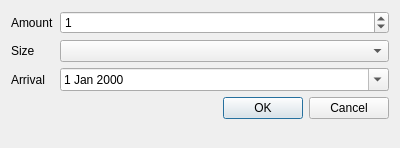
<?xml version="1.0" encoding="UTF-8"?>
<ui version="4.0">
 <class>AddSubProductDialog</class>
 <widget class="QDialog" name="AddSubProductDialog">
  <property name="geometry">
   <rect>
    <x>0</x>
    <y>0</y>
    <width>400</width>
    <height>148</height>
   </rect>
  </property>
  <property name="sizePolicy">
   <sizepolicy hsizetype="Minimum" vsizetype="Minimum">
    <horstretch>0</horstretch>
    <verstretch>0</verstretch>
   </sizepolicy>
  </property>
  <property name="minimumSize">
   <size>
    <width>400</width>
    <height>0</height>
   </size>
  </property>
  <property name="windowTitle">
   <string>Add new subproduct</string>
  </property>
  <layout class="QFormLayout" name="formLayout">
   <item row="0" column="0">
    <widget class="QLabel" name="amountLabel">
     <property name="text">
      <string>Amount</string>
     </property>
    </widget>
   </item>
   <item row="0" column="1">
    <widget class="QSpinBox" name="amountSB">
     <property name="minimum">
      <number>0</number>
     </property>
     <property name="maximum">
      <number>9999</number>
     </property>
     <property name="value">
      <number>1</number>
     </property>
    </widget>
   </item>
   <item row="1" column="0">
    <widget class="QLabel" name="sizeLabel">
     <property name="text">
      <string>Size</string>
     </property>
    </widget>
   </item>
   <item row="1" column="1">
    <widget class="QComboBox" name="sizeCB"/>
   </item>
   <item row="3" column="0" colspan="2">
    <widget class="QDialogButtonBox" name="buttonBox">
     <property name="orientation">
      <enum>Qt::Horizontal</enum>
     </property>
     <property name="standardButtons">
      <set>QDialogButtonBox::Cancel|QDialogButtonBox::Ok</set>
     </property>
    </widget>
   </item>
   <item row="2" column="1">
    <widget class="QDateEdit" name="arrivalDE">
     <property name="calendarPopup">
      <bool>true</bool>
     </property>
    </widget>
   </item>
   <item row="2" column="0">
    <widget class="QLabel" name="label">
     <property name="text">
      <string>Arrival</string>
     </property>
    </widget>
   </item>
  </layout>
 </widget>
 <resources/>
 <connections>
  <connection>
   <sender>buttonBox</sender>
   <signal>rejected()</signal>
   <receiver>AddSubProductDialog</receiver>
   <slot>reject()</slot>
   <hints>
    <hint type="sourcelabel">
     <x>325</x>
     <y>90</y>
    </hint>
    <hint type="destinationlabel">
     <x>286</x>
     <y>99</y>
    </hint>
   </hints>
  </connection>
 </connections>
</ui>
